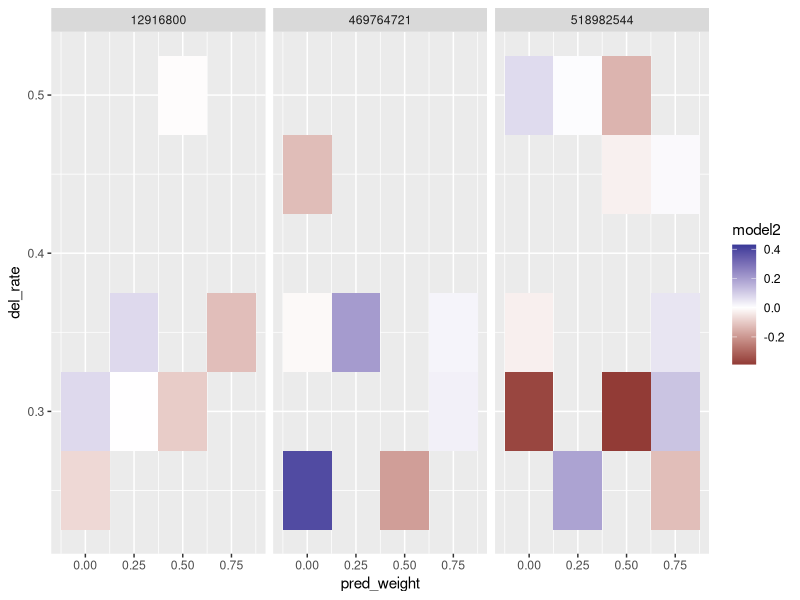
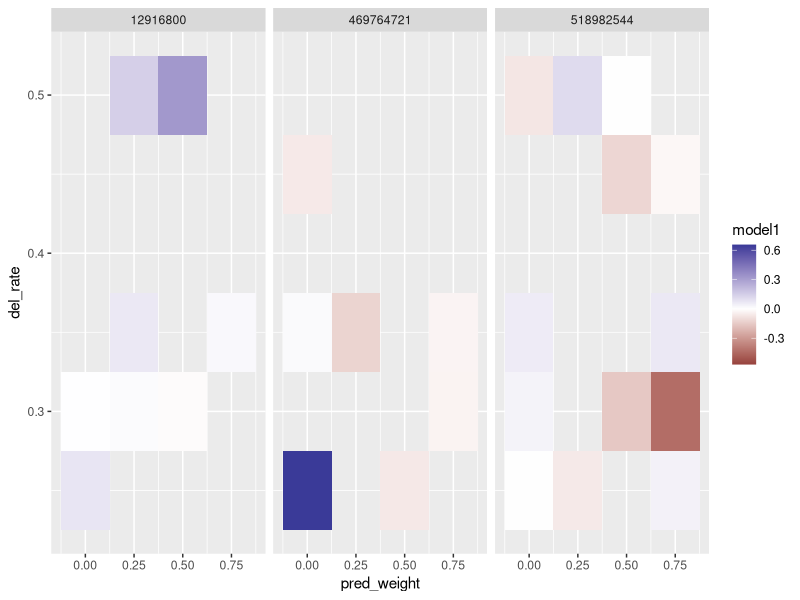
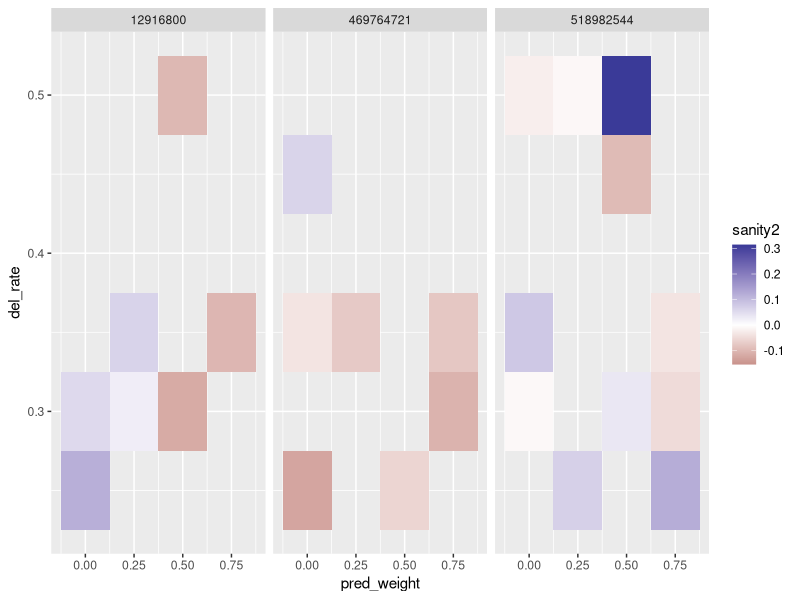
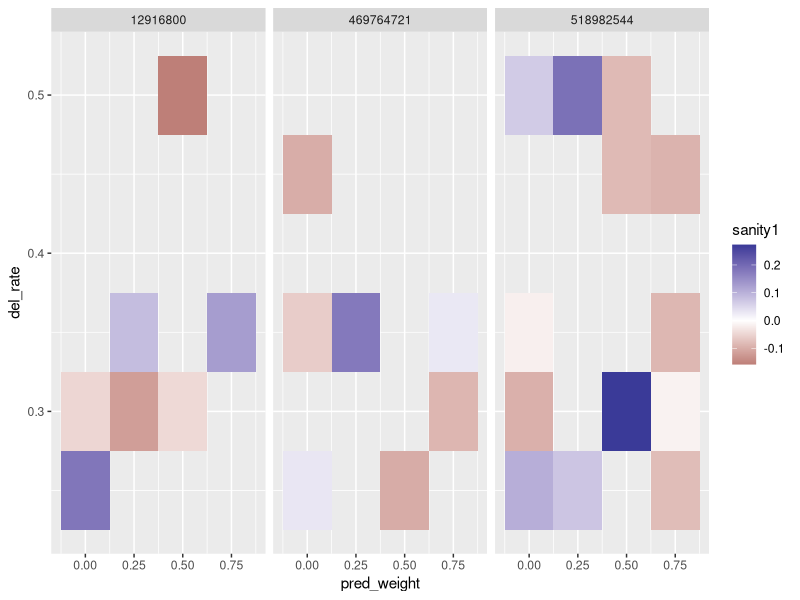

The R script that drew these images, in order:
library(dplyr)
library(tidyr)
library(ggplot2)


data = read.csv("results_german_reweighted.tsv", sep="\t")



plot = ggplot(data=data %>% filter(!is.na(model2)), aes(x=pred_weight, y=del_rate)) + geom_tile(aes(fill=model2))
plot = plot +  scale_fill_gradient2() + facet_wrap(~denoiser)
ggsave(plot, file="model2_german.pdf")


plot = ggplot(data=data %>% filter(!is.na(model1)), aes(x=pred_weight, y=del_rate)) + geom_tile(aes(fill=model1))
plot = plot +  scale_fill_gradient2() + facet_wrap(~denoiser)
ggsave(plot, file="model1_german.pdf")


plot = ggplot(data=data %>% filter(!is.na(sanity2)), aes(x=pred_weight, y=del_rate)) + geom_tile(aes(fill=sanity2))
plot = plot +  scale_fill_gradient2() + facet_wrap(~denoiser)
ggsave(plot, file="sanity2_german.pdf")


plot = ggplot(data=data %>% filter(!is.na(sanity1)), aes(x=pred_weight, y=del_rate)) + geom_tile(aes(fill=sanity1))
plot = plot +  scale_fill_gradient2() + facet_wrap(~denoiser)
ggsave(plot, file="sanity1_german.pdf")



